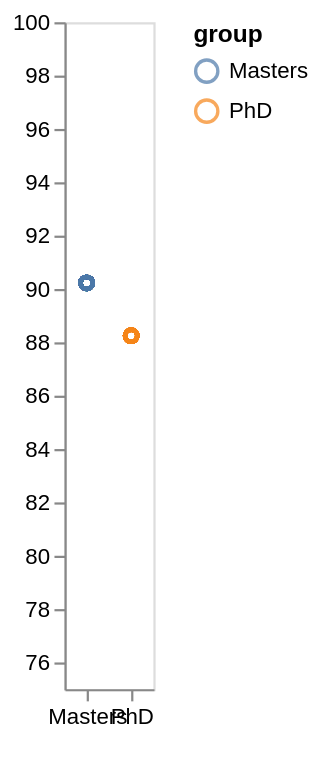

Source (Vega-Lite JSON):
### Vega-Lite specification from a JSON file in a GitHub repository (floating-point values rounded to 4 significant figures)
{"$schema": "https://vega.github.io/schema/vega-lite/v4.json", "data": {"values": [{"id": 1, "group": "Masters", "Degree": "Masters", "y": 90.23, "x": 1}, {"id": 2, "group": "Masters", "Degree": "Masters", "y": 90.23, "x": 1}, {"id": 3, "group": "Masters", "Degree": "Masters", "y": 90.23, "x": 1}, {"id": 4, "group": "Masters", "Degree": "Masters", "y": 90.23, "x": 1}, {"id": 5, "group": "Masters", "Degree": "Masters", "y": 90.23, "x": 1}, {"id": 6, "group": "Masters", "Degree": "Masters", "y": 90.23, "x": 1}, {"id": 7, "group": "Masters", "Degree": "Masters", "y": 90.23, "x": 1}, {"id": 8, "group": "Masters", "Degree": "Masters", "y": 90.23, "x": 1}, {"id": 9, "group": "Masters", "Degree": "Masters", "y": 90.23, "x": 1}, {"id": 10, "group": "Masters", "Degree": "Masters", "y": 90.23, "x": 1}, {"id": 11, "group": "Masters", "Degree": "Masters", "y": 90.23, "x": 1}, {"id": 12, "group": "Masters", "Degree": "Masters", "y": 90.23, "x": 1}, {"id": 13, "group": "Masters", "Degree": "Masters", "y": 90.23, "x": 1}, {"id": 14, "group": "Masters", "Degree": "Masters", "y": 90.23, "x": 1}, {"id": 15, "group": "Masters", "Degree": "Masters", "y": 90.23, "x": 1}, {"id": 16, "group": "Masters", "Degree": "Masters", "y": 90.23, "x": 1}, {"id": 17, "group": "Masters", "Degree": "Masters", "y": 90.23, "x": 1}, {"id": 18, "group": "Masters", "Degree": "Masters", "y": 90.23, "x": 1}, {"id": 19, "group": "Masters", "Degree": "Masters", "y": 90.23, "x": 1}, {"id": 20, "group": "Masters", "Degree": "Masters", "y": 90.23, "x": 1}, {"id": 21, "group": "Masters", "Degree": "Masters", "y": 90.23, "x": 1}, {"id": 22, "group": "Masters", "Degree": "Masters", "y": 90.23, "x": 1}, {"id": 23, "group": "Masters", "Degree": "Masters", "y": 90.23, "x": 1}, {"id": 24, "group": "Masters", "Degree": "Masters", "y": 90.23, "x": 1}, {"id": 25, "group": "Masters", "Degree": "Masters", "y": 90.23, "x": 1}, {"id": 26, "group": "Masters", "Degree": "Masters", "y": 90.23, "x": 1}, {"id": 27, "group": "Masters", "Degree": "Masters", "y": 90.23, "x": 1}, {"id": 28, "group": "Masters", "Degree": "Masters", "y": 90.23, "x": 1}, {"id": 29, "group": "Masters", "Degree": "Masters", "y": 90.23, "x": 1}, {"id": 30, "group": "Masters", "Degree": "Masters", "y": 90.23, "x": 1}, {"id": 31, "group": "Masters", "Degree": "Masters", "y": 90.23, "x": 1}, {"id": 32, "group": "Masters", "Degree": "Masters", "y": 90.23, "x": 1}, {"id": 33, "group": "Masters", "Degree": "Masters", "y": 90.23, "x": 1}, {"id": 34, "group": "Masters", "Degree": "Masters", "y": 90.23, "x": 1}, {"id": 35, "group": "Masters", "Degree": "Masters", "y": 90.23, "x": 1}, {"id": 36, "group": "Masters", "Degree": "Masters", "y": 90.23, "x": 1}, {"id": 37, "group": "Masters", "Degree": "Masters", "y": 90.23, "x": 1}, {"id": 38, "group": "Masters", "Degree": "Masters", "y": 90.23, "x": 1}, {"id": 39, "group": "Masters", "Degree": "Masters", "y": 90.23, "x": 1}, {"id": 40, "group": "Masters", "Degree": "Masters", "y": 90.23, "x": 1}, {"id": 41, "group": "Masters", "Degree": "Masters", "y": 90.23, "x": 1}, {"id": 42, "group": "Masters", "Degree": "Masters", "y": 90.23, "x": 1}, {"id": 43, "group": "Masters", "Degree": "Masters", "y": 90.23, "x": 1}, {"id": 44, "group": "Masters", "Degree": "Masters", "y": 90.23, "x": 1}, {"id": 45, "group": "Masters", "Degree": "Masters", "y": 90.23, "x": 1}, {"id": 46, "group": "Masters", "Degree": "Masters", "y": 90.23, "x": 1}, {"id": 47, "group": "Masters", "Degree": "Masters", "y": 90.23, "x": 1}, {"id": 48, "group": "Masters", "Degree": "Masters", "y": 90.23, "x": 1}, {"id": 49, "group": "Masters", "Degree": "Masters", "y": 90.23, "x": 1}, {"id": 50, "group": "Masters", "Degree": "Masters", "y": 90.23, "x": 1}, {"id": 51, "group": "Masters", "Degree": "Masters", "y": 90.23, "x": 1}, {"id": 52, "group": "Masters", "Degree": "Masters", "y": 90.23, "x": 1}, {"id": 53, "group": "Masters", "Degree": "Masters", "y": 90.23, "x": 1}, {"id": 54, "group": "Masters", "Degree": "Masters", "y": 90.23, "x": 1}, {"id": 55, "group": "Masters", "Degree": "Masters", "y": 90.23, "x": 1}, {"id": 56, "group": "Masters", "Degree": "Masters", "y": 90.23, "x": 1}, {"id": 57, "group": "Masters", "Degree": "Masters", "y": 90.23, "x": 1}, {"id": 58, "group": "Masters", "Degree": "Masters", "y": 90.23, "x": 1}, {"id": 59, "group": "Masters", "Degree": "Masters", "y": 90.23, "x": 1}, {"id": 60, "group": "Masters", "Degree": "Masters", "y": 90.23, "x": 1}, {"id": 61, "group": "Masters", "Degree": "Masters", "y": 90.23, "x": 1}, {"id": 62, "group": "Masters", "Degree": "Masters", "y": 90.23, "x": 1}, {"id": 63, "group": "Masters", "Degree": "Masters", "y": 90.23, "x": 1}, {"id": 64, "group": "Masters", "Degree": "Masters", "y": 90.23, "x": 1}, {"id": 65, "group": "Masters", "Degree": "Masters", "y": 90.23, "x": 1}, {"id": 66, "group": "Masters", "Degree": "Masters", "y": 90.23, "x": 1}, {"id": 67, "group": "Masters", "Degree": "Masters", "y": 90.23, "x": 1}, {"id": 68, "group": "Masters", "Degree": "Masters", "y": 90.23, "x": 1}, {"id": 69, "group": "Masters", "Degree": "Masters", "y": 90.23, "x": 1}, {"id": 70, "group": "Masters", "Degree": "Masters", "y": 90.23, "x": 1}, {"id": 71, "group": "Masters", "Degree": "Masters", "y": 90.23, "x": 1}, {"id": 72, "group": "Masters", "Degree": "Masters", "y": 90.23, "x": 1}, {"id": 73, "group": "PhD", "Degree": "PhD", "y": 88.25, "x": 2}, {"id": 74, "group": "PhD", "Degree": "PhD", "y": 88.25, "x": 2}, {"id": 75, "group": "PhD", "Degree": "PhD", "y": 88.25, "x": 2}, {"id": 76, "group": "PhD", "Degree": "PhD", "y": 88.25, "x": 2}, {"id": 77, "group": "PhD", "Degree": "PhD", "y": 88.25, "x": 2}, {"id": 78, "group": "PhD", "Degree": "PhD", "y": 88.25, "x": 2}, {"id": 79, "group": "PhD", "Degree": "PhD", "y": 88.25, "x": 2}, {"id": 80, "group": "PhD", "Degree": "PhD", "y": 88.25, "x": 2}, {"id": 81, "group": "PhD", "Degree": "PhD", "y": 88.25, "x": 2}, {"id": 82, "group": "PhD", "Degree": "PhD", "y": 88.25, "x": 2}, {"id": 83, "group": "PhD", "Degree": "PhD", "y": 88.25, "x": 2}, {"id": 84, "group": "PhD", "Degree": "PhD", "y": 88.25, "x": 2}, {"id": 85, "group": "PhD", "Degree": "PhD", "y": 88.25, "x": 2}, {"id": 86, "group": "PhD", "Degree": "PhD", "y": 88.25, "x": 2}, {"id": 87, "group": "PhD", "Degree": "PhD", "y": 88.25, "x": 2}, {"id": 88, "group": "PhD", "Degree": "PhD", "y": 88.25, "x": 2}, {"id": 89, "group": "PhD", "Degree": "PhD", "y": 88.25, "x": 2}, {"id": 90, "group": "PhD", "Degree": "PhD", "y": 88.25, "x": 2}, {"id": 91, "group": "PhD", "Degree": "PhD", "y": 88.25, "x": 2}, {"id": 92, "group": "PhD", "Degree": "PhD", "y": 88.25, "x": 2}, {"id": 93, "group": "PhD", "Degree": "PhD", "y": 88.25, "x": 2}, {"id": 94, "group": "PhD", "Degree": "PhD", "y": 88.25, "x": 2}, {"id": 95, "group": "PhD", "Degree": "PhD", "y": 88.25, "x": 2}, {"id": 96, "group": "PhD", "Degree": "PhD", "y": 88.25, "x": 2}, {"id": 97, "group": "PhD", "Degree": "PhD", "y": 88.25, "x": 2}, {"id": 98, "group": "PhD", "Degree": "PhD", "y": 88.25, "x": 2}, {"id": 99, "group": "PhD", "Degree": "PhD", "y": 88.25, "x": 2}, {"id": 100, "group": "PhD", "Degree": "PhD", "y": 88.25, "x": 2}]}, "mark": "point", "encoding": {"x": {"field": "Degree", "type": "ordinal", "axis": {"grid": false, "domainOpacity": 1, "tickOpacity": 1, "labelOpacity": 1, "titleOpacity": 0, "labelAngle": 0}}, "y": {"field": "y", "type": "quantitative", "scale": {"type": "linear", "domain": [75, 100]}, "axis": {"title": null, "grid": false, "domainOpacity": 1, "tickOpacity": 1, "labelOpacity": 1, "titleOpacity": 0}}, "color": {"field": "group", "type": "nominal"}}}
